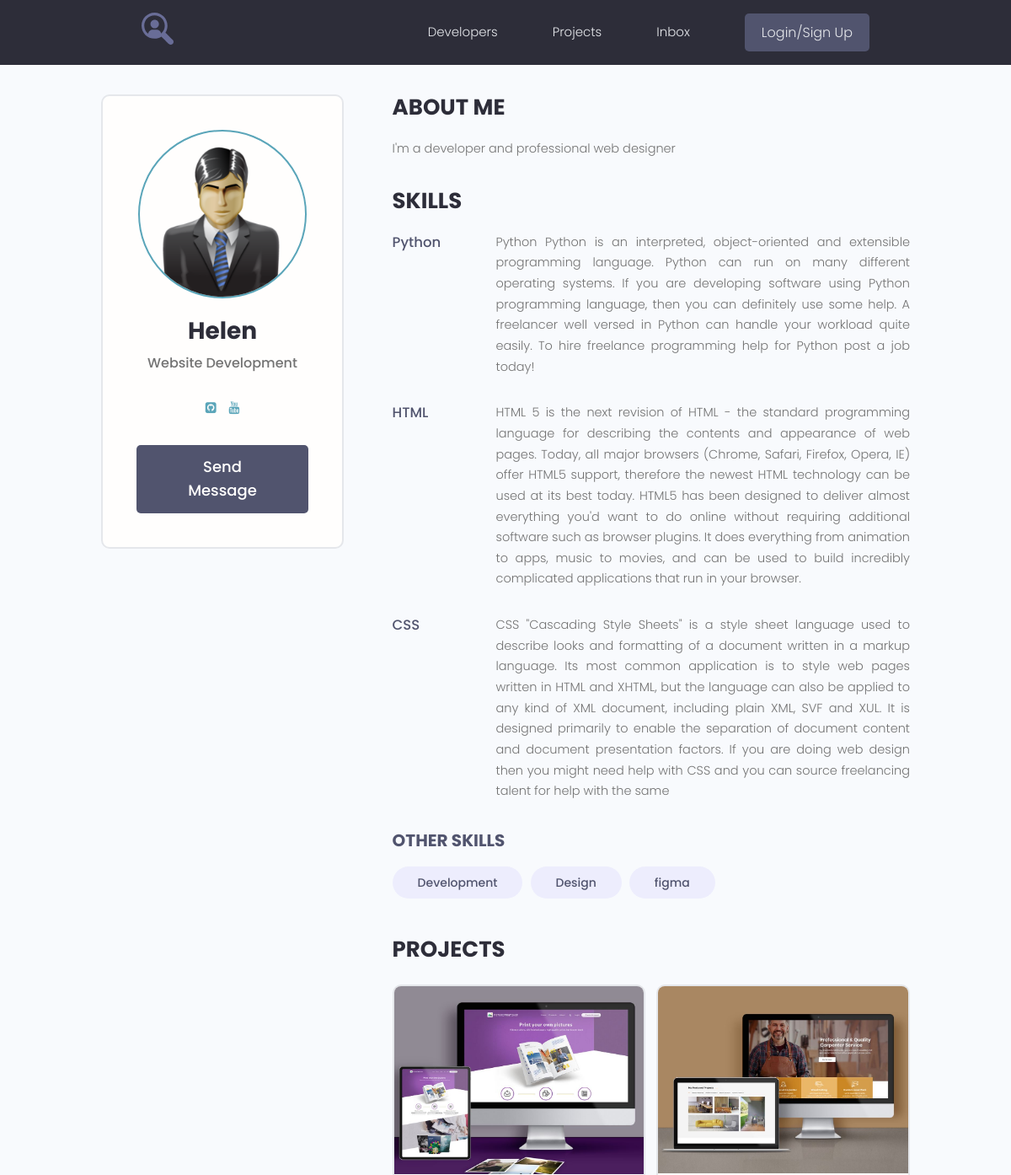
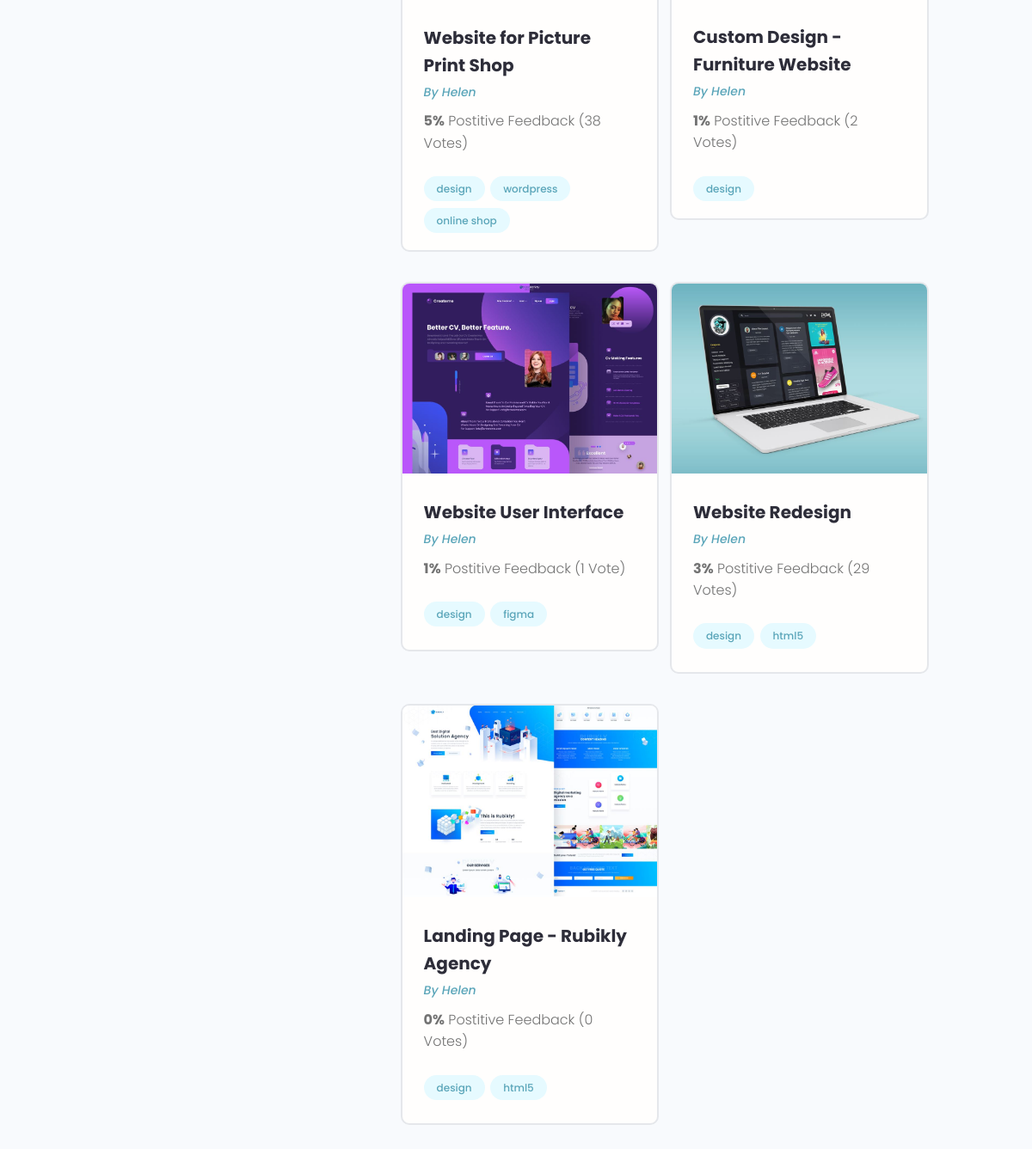
Screenshot of /profile/3/ with the database file from the repository (2 pictures, top to bottom).
### users/models.py (models this page shows, shortened)
class Profile(models.Model):
    user = models.OneToOneField(User, on_delete=models.CASCADE, null=True, blank=True)
    name = models.CharField(max_length=200, blank=True, null=True)
    email = models.EmailField(max_length=500, blank=True, null=True)
    username = models.CharField(max_length=200, blank=True, null=True)
    short_info = models.CharField(max_length=200, blank=True, null=True)
    bio = models.TextField(blank=True, null=True)
    profile_image = models.ImageField(blank=True, null=True, upload_to='profiles/', default="profiles/user-default.png")
    social_github = models.CharField(max_length=200, blank=True, null=True)
    social_youtube = models.CharField(max_length=200, blank=True, null=True)
    social_website = models.CharField(max_length=200, blank=True, null=True)
    created = models.DateTimeField(auto_now_add=True)

class Skill(models.Model):
    owner = models.ForeignKey(Profile, on_delete=models.CASCADE, blank=True, null=True)
    name = models.CharField(max_length=200, blank=True, null=True)
    description = models.TextField(blank=True, null=True)
    created = models.DateTimeField(auto_now_add=True)
    def __str__(self):
        return f"{self.name}"

### projects/models.py (models this page shows, shortened)
class Project(models.Model):
    owner = models.ForeignKey(Profile, on_delete=models.SET_NULL, null=True, blank=True)
    title = models.CharField(max_length=200)
    description = models.TextField(null=True, blank=True)
    featured_image = models.ImageField(null=True, blank=True, upload_to="projects/%Y/%m/%d/", default="default.jpg")
    demo_link = models.CharField(max_length=2000, null=True, blank=True)
    source_link = models.CharField(max_length=2000, null=True, blank=True)
    tags = models.ManyToManyField('Tag', blank=True)
    vote_total = models.IntegerField(default=0, null=True, blank=True)
    vote_ratio = models.IntegerField(default=0, null=True, blank=True)
    created = models.DateTimeField(auto_now_add=True)

class Tag(models.Model):
    name = models.CharField(max_length=200)
    created = models.DateTimeField(auto_now_add=True)
    def __str__(self):
        return self.name

### users/views.py (the view)
# urls.py: path('profile/<str:pk>/', views.user_profile, name="user_profile"),
def user_profile(request, pk):
    prof = Profile.objects.get(id=pk)
    top_skills = prof.skill_set.exclude(description__exact="")
    other_skills = prof.skill_set.filter(description="")
    context = {
        'profile': prof,
        'top_skills': top_skills,
        'other_skills': other_skills
    }
    return render(request, 'users/profile.html', context)

### users/templates/users/profile.html (shortened to what this page needs)
{% extends 'projects/base.html' %}
{% block content %}
  <main class="profile my-md">
    <div class="container">
      <div class="layout">
        <div class="column column--1of3">
          <div class="card text-center">
            <div class="card__body dev">
              <img class="avatar avatar--xl" src="{{ profile.profile_image.url }}" />
              <h2 class="dev__name">{{ profile.name }}</h2>
              <p class="dev__title">{{ profile.short_info }}</p>
              <ul class="dev__social">
                {% if profile.social_github %}
                <li>
                  <a title="Github" href="{{ profile.social_github }}" target="_blank"><i class="fa fa-github-square"></i></a>
                </li>
                {% endif %}
               {% if profile.social_youtube %}
                <li>
                  <a title="Youtube" href="{{ profile.social_youtube }}" target="_blank"><i class="fa fa-youtube"></i></a>
                </li>
                {% endif %}
              </ul>
              <a href="#" class="btn btn--sub btn--lg">Send Message </a>
            </div>
          </div>
        </div>
        <div class="column column--2of3">
          <div class="devInfo">
            <h3 class="devInfo__title">About Me</h3>
            <p class="devInfo__about">{{ profile.bio }}</p>
          </div>
          <div class="devInfo">
            <h3 class="devInfo__title">Skills</h3>
            <div class="devInfo__skills">
              {% for skill in top_skills %}
              <div class="devSkill">
                <h4 class="devSkill__title">{{ skill.name }}</h4>
                <p class="devSkill__info">
                  {{ skill.description }}
                </p>
              </div>
              {% endfor %}
              <h3 class="devInfo__subtitle">Other Skills</h3>
              <div class="devInfo__otherSkills">
                {% for skill in other_skills %}
                <span class="tag tag--pill tag--sub tag--lg">
                  <small>{{ skill }}</small>
                </span>
                {% endfor %}
              </div>
            </div>
          </div>
          <div class="devInfo">
            <h3 class="devInfo__title">Projects</h3>
            <div class="grid grid--two">
              {% for project in profile.project_set.all %}
              <div class="column">
                <div class="card project">
                  <a href="{% url 'project' project.id %}" class="project">
                    <img class="project__thumbnail" src="{{ project.featured_image.url }}" alt="project thumbnail" />
                    <div class="card__body">
                      <h3 class="project__title">{{ project.title }}</h3>
                      <p><a class="project__author" href="{% url 'user_profile' project.owner.id %}">By {{project.owner.name}}</a></p>
                      <p class="project--rating">
                        <span style="font-weight: bold;">{{ project.vote_ratio }}%</span> Postitive
                        Feedback ({{project.vote_total}} Vote{{project.vote_total|pluralize:"s"}})
                      </p>
                      <div class="project__tags">
                        {% for tag in project.tags.all %}
                        <span class="tag tag--pill tag--main">
                          <small>{{ tag }}</small>
                        </span>
                        {% endfor %}
                      </div>
                    </div>
                  </a>
                </div>
              </div>
              {% endfor %}
            </div>
          </div>
        </div>
      </div>
    </div>
  </main>
{% endblock %}

### projects/static/styles/app.css (style rules this page uses)
:root { --color-sub: #2d2d39; }
.btn--sub { background-color: var(--color-sub-light); }
.card { border: 2px solid var(--color-light); }
img { width: 100%; }
.profile .card > .dev { padding: 4rem; }
.dev__name { color: var(--color-sub); font-size: 2.8rem; font-weight: 700; margin-top: 1rem; margin-bottom: 0.5rem; }
.dev__title { font-size: 1.6rem; font-weight: 500; line-height: 1.3; }
.dev__social { margin: 3rem 0; list-style: none; display: flex; justify-content: center; gap: 1.5rem; }
.devInfo { margin-bottom: 3rem; }
.devInfo__title, .devInfo__subtitle { font-size: 2.6rem; color: var(--color-sub); text-transform: uppercase; font-weight: 700; margin-bottom: 1.5rem; }
.devInfo__subtitle { font-size: 2rem; color: var(--color-sub-light); }
.devInfo__about, .devSkill__info { font-size: 1.45rem; line-height: 1.7; text-align: justify; }
.devSkill { margin-bottom: 3rem; }
.devSkill__title { font-size: 1.65rem; font-weight: 500; color: var(--color-sub-light); }
@media screen and (min-width: 700px) { .devSkill { display: flex; justify-content: space-between; gap: 3rem; } }
@media screen and (min-width: 700px) { .devSkill__info { flex-basis: 80%; } }
.project__author { font-size: 1.4rem; font-style: italic; }
.project--rating { margin-bottom: 1.6em; margin-top: .5em; }
.project__thumbnail { object-fit: cover; object-position: top center; width: 100%; }
.project__title { font-size: 2rem; font-weight: 700; color: var(--color-sub); }

### projects/static/uikit/styles/modules/_variables.css (style rules this page uses)
:root { --color-main: #5aa5b9; --color-main-light: #e6faff; --color-sub: #3f4156; --color-sub-light: #51546e; --color-sub-lighter: #ededfd; --color-text: #737373; --color-gray: #8b8b8b; --color-light: #e5e7eb; --color-light-gray: #767676; --color-bg: #f8fafd; --color-white: #fffefd; --color-white-light: #f3f3f3; --color-success: #359e64; --color-success-bg: #def8e8; --color-error: #fc4b0b; --color-error-bg: #fff2ee; --font-base: 'Poppins', arial, helvetica, 'Segoe UI', roboto, ubuntu, sans-serif; --font-monospace: 'Fira Code', 'Courier New', courier, monospace; --font-regular: 300; --font-medium: 500; --font-bold: 700; --generic-shadow: 1px 1px 5px #00000010; --generic-transition: all 0.3s ease-in-out; }

### projects/static/uikit/styles/modules/_base.css (style rules this page uses)
* { margin: 0; padding: 0; box-sizing: border-box; text-rendering: optimizeLegibility; color: inherit; font-size: inherit; }
html { font-size: 50%; }
@media only screen and (min-width: 480px) { html { font-size: 56.25%; } }
@media only screen and (min-width: 1200px) { html { font-size: 62.5%; } }
body { line-height: 1.6; font-weight: 400; font-size: 1.5rem; color: var(--color-text); background-color: var(--color-bg); min-height: 100vh; }

### projects/static/uikit/styles/modules/_typography.css (style rules this page uses)
* { font-family: var(--font-base); }
h2 { font-size: 3.6rem; font-weight: var(--font-bold); }
h3 { font-size: 3.2rem; font-weight: var(--font-medium); }
h4 { font-size: 2.8rem; font-weight: var(--font-medium); }
p, span, strong { font-size: 1.6rem; color: var(--color-text); font-weight: var(--font-regular); }
a { padding-bottom: 2px; text-decoration: none; display: inline-block; color: var(--color-main); font-weight: var(--font-medium); }

### projects/static/uikit/styles/modules/_utilities.css (style rules this page uses)
.container { width: 92%; max-width: 165rem; margin: 0 auto; box-sizing: border-box; }
@media screen and (min-width: 1000px) { .container { width: 90%; } }
@media screen and (min-width: 1200px) { .container { width: 80%; } }
.text-center { text-align: center; }
.my-md { margin: 3rem auto; }

### projects/static/uikit/styles/modules/_avatar.css (style rules this page uses)
.avatar { border-radius: 50%; border: 2px solid var(--color-main); object-fit: cover; }
.avatar--xl { height: 20rem; width: 20rem; }

### projects/static/uikit/styles/modules/_button.css (style rules this page uses)
.btn { display: inline-block; position: relative; cursor: pointer; background-color: var(--color-light); font-weight: var(--font-medium); color: var(--color-sub); text-decoration: none; padding: 1rem 2rem; border-radius: 0.5rem; border: none; width: -webkit-fit-content; width: -moz-fit-content; width: fit-content; height: -webkit-fit-content; height: -moz-fit-content; height: fit-content; font-size: 1.6rem; outline-width: 0; outline-color: transparent; -webkit-backface-visibility: hidden; backface-visibility: hidden; transition: all 0.3s ease-in-out; }
.btn--sub { background-color: var(--color-sub); color: var(--color-white); }
.btn--lg { font-size: 1.8rem; padding: 1.2rem 4.5rem; }

### projects/static/uikit/styles/modules/_card.css (style rules this page uses)
.card { border-radius: 1rem; background-color: var(--color-white); border: 1.5px solid var(--color-light); width: auto; height: auto; margin-top: 0.5rem; margin-bottom: 0.5rem; overflow: hidden; }
.card__body, .card__header { padding: 2rem 2.5rem; }

### rows the page displays
Profile: profile_image (placeholder picture), name "Helen", short_info "Website Development", bio "I'm a developer and professional web designer"
Skill: name "Python", description "Python Python is an interpreted, object-oriented and extensible programming language. Python can run on many different operating systems. If you are developing software using Python programming language, then you can definitely use some help. A freelancer well versed in Python can handle your workload quite easily. To hire freelance programming help for Python post a job today!"
Skill: name "HTML", description "HTML 5 is the next revision of HTML - the standard programming language for describing the contents and appearance of web pages. Today, all major browsers (Chrome, Safari, Firefox, Opera, IE) offer HTML5 support, therefore the newest HTML technology can be used at its best today. HTML5 has been designed to deliver almost everything you'd want to do online without requiring additional software such as browser plugins. It does everything from animation to apps, music to movies, and can be used to build incredibly complicated applications that run in your browser."
Skill: name "CSS", description "CSS \"Cascading Style Sheets\" is a style sheet language used to describe looks and formatting of a document written in a markup language. Its most common application is to style web pages written in HTML and XHTML, but the language can also be applied to any kind of XML document, including plain XML, SVF and XUL. It is designed primarily to enable the separation of document content and document presentation factors. If you are doing web design then you might need help with CSS and you can source freelancing talent for help with the same"
Skill: name "Development"
Skill: name "Design"
Skill: name "figma"
Project: featured_image (picture), title "Website for Picture Print Shop", owner.name "Helen", vote_ratio "5", vote_total "38"
Tag: name "design"
Tag: name "wordpress"
Tag: name "online shop"
Project: featured_image (picture), title "Custom Design - Furniture Website", owner.name "Helen", vote_ratio "1", vote_total "2"
Project: featured_image (picture), title "Website User Interface", owner.name "Helen", vote_ratio "1", vote_total "1"
Tag: name "figma"
Project: featured_image (picture), title "Website Redesign", owner.name "Helen", vote_ratio "3", vote_total "29"
Tag: name "html5"
Project: featured_image (picture), title "Landing Page - Rubikly Agency", owner.name "Helen", vote_ratio "0", vote_total "0"
